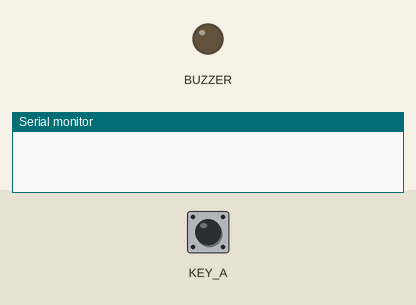
The sketch below on a simulated Seeed Wio Terminal. Parts: output pins drawn as LEDs (lit = HIGH), the last lines printed to the serial monitor. Dashed ring = blinking. The inputs (shaded band) are chosen by the test bench; at power-on: KEY_A HIGH.

Above: at 1.2 s.
1.3 s: KEY_A pulled LOW for 3.2 s
At 2.2 s:
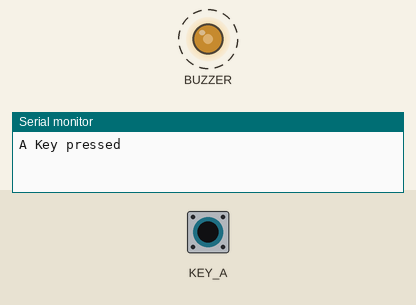
Timing chart, 0 to 6.1 s (numbered marks = the images above; inputs shaded):
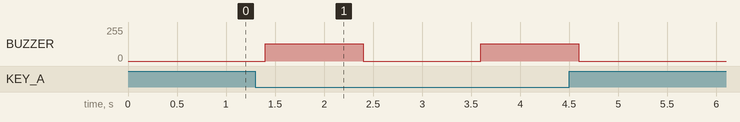

Measured:
- after the input at 1.3 s, BUZZER: alternates 128/255 for 1.0 s and 0/255 for 1.2 s, 4 changes in all, then stays 0/255, starting after 0.10 s

The sketch:

2022_GOSH_WioTerminal_Example.ino
```cpp
void setup() {
  Serial.begin(115200);
  pinMode(WIO_KEY_A, INPUT_PULLUP);
  pinMode(WIO_BUZZER, OUTPUT);
}

void loop() {
   if (digitalRead(WIO_KEY_A) == LOW) {
    Serial.println("A Key pressed");
    analogWrite(WIO_BUZZER, 128);
    delay(1000);
    analogWrite(WIO_BUZZER, 0);
    delay(1000);
   }
   delay(200);
}
```
